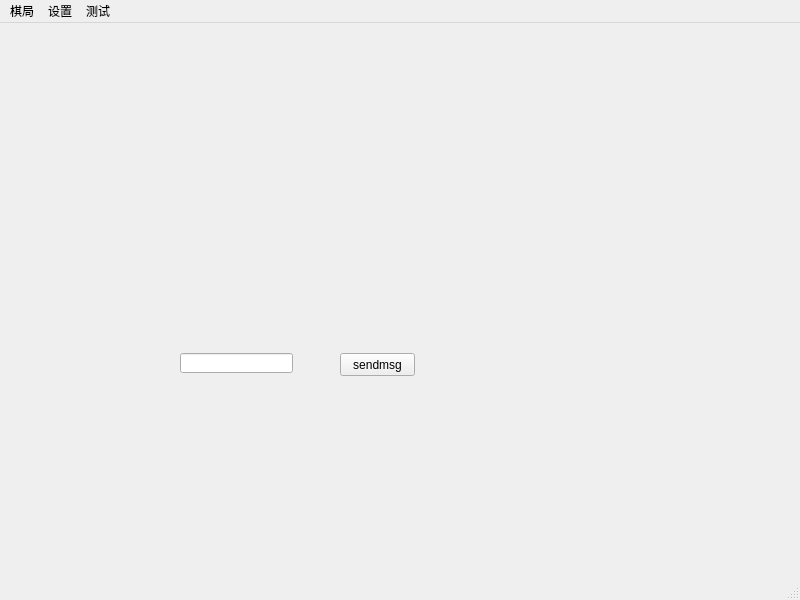
<?xml version="1.0" encoding="UTF-8"?>
<ui version="4.0">
 <class>Client</class>
 <widget class="QMainWindow" name="Client">
  <property name="geometry">
   <rect>
    <x>0</x>
    <y>0</y>
    <width>800</width>
    <height>600</height>
   </rect>
  </property>
  <property name="windowTitle">
   <string>MainWindow</string>
  </property>
  <widget class="QWidget" name="centralwidget">
   <widget class="QPushButton" name="pushButton">
    <property name="geometry">
     <rect>
      <x>340</x>
      <y>330</y>
      <width>75</width>
      <height>23</height>
     </rect>
    </property>
    <property name="text">
     <string>sendmsg</string>
    </property>
   </widget>
   <widget class="QLineEdit" name="lineEdit">
    <property name="geometry">
     <rect>
      <x>180</x>
      <y>330</y>
      <width>113</width>
      <height>20</height>
     </rect>
    </property>
   </widget>
  </widget>
  <widget class="QMenuBar" name="menubar">
   <property name="geometry">
    <rect>
     <x>0</x>
     <y>0</y>
     <width>800</width>
     <height>23</height>
    </rect>
   </property>
   <widget class="QMenu" name="menu">
    <property name="title">
     <string>棋局</string>
    </property>
    <addaction name="draw_action"/>
    <addaction name="separator"/>
    <addaction name="separator"/>
    <addaction name="giveup"/>
   </widget>
   <widget class="QMenu" name="menu_2">
    <property name="title">
     <string>测试</string>
    </property>
   </widget>
   <widget class="QMenu" name="menu_3">
    <property name="title">
     <string>设置</string>
    </property>
    <addaction name="music_on"/>
    <addaction name="music_off"/>
   </widget>
   <addaction name="menu"/>
   <addaction name="menu_3"/>
   <addaction name="menu_2"/>
  </widget>
  <widget class="QStatusBar" name="statusbar"/>
  <action name="draw_action">
   <property name="text">
    <string>和棋</string>
   </property>
  </action>
  <action name="music_on">
   <property name="checkable">
    <bool>true</bool>
   </property>
   <property name="text">
    <string>音效|开</string>
   </property>
  </action>
  <action name="music_off">
   <property name="checkable">
    <bool>true</bool>
   </property>
   <property name="text">
    <string>音效|关</string>
   </property>
  </action>
  <action name="giveup">
   <property name="text">
    <string>认输</string>
   </property>
  </action>
 </widget>
 <resources/>
 <connections/>
</ui>
